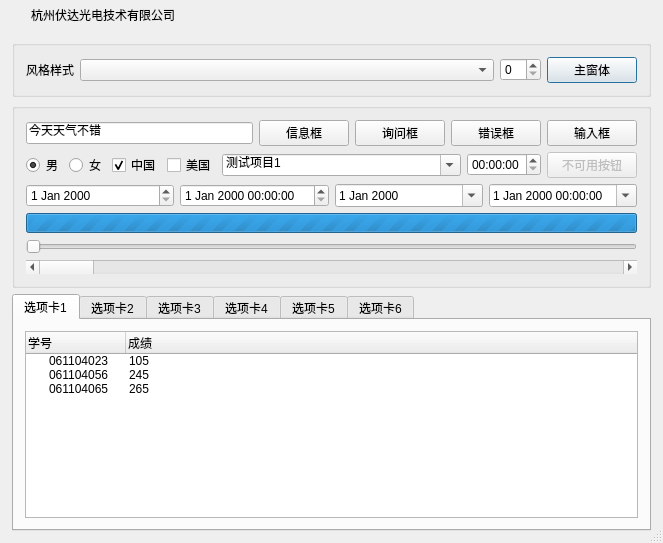
<?xml version="1.0" encoding="UTF-8"?>
<ui version="4.0">
 <class>frmMain</class>
 <widget class="QDialog" name="frmMain">
  <property name="geometry">
   <rect>
    <x>0</x>
    <y>0</y>
    <width>663</width>
    <height>543</height>
   </rect>
  </property>
  <property name="sizeGripEnabled">
   <bool>true</bool>
  </property>
  <layout class="QVBoxLayout" name="verticalLayout">
   <property name="spacing">
    <number>0</number>
   </property>
   <property name="margin">
    <number>1</number>
   </property>
   <item>
    <widget class="QWidget" name="widget_title" native="true">
     <property name="sizePolicy">
      <sizepolicy hsizetype="Preferred" vsizetype="Fixed">
       <horstretch>0</horstretch>
       <verstretch>0</verstretch>
      </sizepolicy>
     </property>
     <property name="minimumSize">
      <size>
       <width>100</width>
       <height>28</height>
      </size>
     </property>
     <layout class="QHBoxLayout" name="horizontalLayout_2">
      <property name="spacing">
       <number>0</number>
      </property>
      <property name="margin">
       <number>0</number>
      </property>
      <item>
       <widget class="QLabel" name="lab_Ico">
        <property name="sizePolicy">
         <sizepolicy hsizetype="Minimum" vsizetype="Preferred">
          <horstretch>0</horstretch>
          <verstretch>0</verstretch>
         </sizepolicy>
        </property>
        <property name="minimumSize">
         <size>
          <width>30</width>
          <height>0</height>
         </size>
        </property>
        <property name="text">
         <string/>
        </property>
        <property name="alignment">
         <set>Qt::AlignCenter</set>
        </property>
       </widget>
      </item>
      <item>
       <widget class="QLabel" name="lab_Title">
        <property name="sizePolicy">
         <sizepolicy hsizetype="Expanding" vsizetype="Preferred">
          <horstretch>0</horstretch>
          <verstretch>0</verstretch>
         </sizepolicy>
        </property>
        <property name="styleSheet">
         <string notr="true"/>
        </property>
        <property name="text">
         <string>杭州伏达光电技术有限公司</string>
        </property>
        <property name="alignment">
         <set>Qt::AlignLeading|Qt::AlignLeft|Qt::AlignVCenter</set>
        </property>
       </widget>
      </item>
      <item>
       <widget class="QWidget" name="widget_menu" native="true">
        <property name="sizePolicy">
         <sizepolicy hsizetype="Minimum" vsizetype="Preferred">
          <horstretch>0</horstretch>
          <verstretch>0</verstretch>
         </sizepolicy>
        </property>
        <layout class="QHBoxLayout" name="horizontalLayout">
         <property name="spacing">
          <number>0</number>
         </property>
         <property name="margin">
          <number>0</number>
         </property>
         <item>
          <widget class="QPushButton" name="btnMenu_Min">
           <property name="sizePolicy">
            <sizepolicy hsizetype="Minimum" vsizetype="Expanding">
             <horstretch>0</horstretch>
             <verstretch>0</verstretch>
            </sizepolicy>
           </property>
           <property name="minimumSize">
            <size>
             <width>40</width>
             <height>0</height>
            </size>
           </property>
           <property name="cursor">
            <cursorShape>ArrowCursor</cursorShape>
           </property>
           <property name="focusPolicy">
            <enum>Qt::NoFocus</enum>
           </property>
           <property name="toolTip">
            <string>最小化</string>
           </property>
           <property name="text">
            <string/>
           </property>
           <property name="flat">
            <bool>true</bool>
           </property>
          </widget>
         </item>
         <item>
          <widget class="QPushButton" name="btnMenu_Max">
           <property name="sizePolicy">
            <sizepolicy hsizetype="Minimum" vsizetype="Expanding">
             <horstretch>0</horstretch>
             <verstretch>0</verstretch>
            </sizepolicy>
           </property>
           <property name="minimumSize">
            <size>
             <width>40</width>
             <height>0</height>
            </size>
           </property>
           <property name="cursor">
            <cursorShape>ArrowCursor</cursorShape>
           </property>
           <property name="focusPolicy">
            <enum>Qt::NoFocus</enum>
           </property>
           <property name="toolTip">
            <string>最大化</string>
           </property>
           <property name="text">
            <string/>
           </property>
           <property name="flat">
            <bool>true</bool>
           </property>
          </widget>
         </item>
         <item>
          <widget class="QPushButton" name="btnMenu_Close">
           <property name="sizePolicy">
            <sizepolicy hsizetype="Minimum" vsizetype="Expanding">
             <horstretch>0</horstretch>
             <verstretch>0</verstretch>
            </sizepolicy>
           </property>
           <property name="minimumSize">
            <size>
             <width>40</width>
             <height>0</height>
            </size>
           </property>
           <property name="cursor">
            <cursorShape>ArrowCursor</cursorShape>
           </property>
           <property name="focusPolicy">
            <enum>Qt::NoFocus</enum>
           </property>
           <property name="toolTip">
            <string>关闭</string>
           </property>
           <property name="text">
            <string/>
           </property>
           <property name="flat">
            <bool>true</bool>
           </property>
          </widget>
         </item>
        </layout>
       </widget>
      </item>
     </layout>
    </widget>
   </item>
   <item>
    <widget class="QWidget" name="widget_main" native="true">
     <property name="styleSheet">
      <string notr="true"/>
     </property>
     <layout class="QVBoxLayout" name="verticalLayout_9">
      <item>
       <widget class="QGroupBox" name="groupBox_3">
        <property name="title">
         <string/>
        </property>
        <layout class="QHBoxLayout" name="horizontalLayout_6">
         <item>
          <widget class="QLabel" name="label">
           <property name="text">
            <string>风格样式</string>
           </property>
          </widget>
         </item>
         <item>
          <widget class="QComboBox" name="cboxStyle">
           <property name="sizePolicy">
            <sizepolicy hsizetype="Expanding" vsizetype="Fixed">
             <horstretch>0</horstretch>
             <verstretch>0</verstretch>
            </sizepolicy>
           </property>
          </widget>
         </item>
         <item>
          <widget class="QSpinBox" name="spinBox"/>
         </item>
         <item>
          <widget class="QPushButton" name="btnChangeStyle">
           <property name="minimumSize">
            <size>
             <width>90</width>
             <height>0</height>
            </size>
           </property>
           <property name="text">
            <string>主窗体</string>
           </property>
          </widget>
         </item>
        </layout>
       </widget>
      </item>
      <item>
       <widget class="QGroupBox" name="groupBox">
        <property name="title">
         <string/>
        </property>
        <layout class="QVBoxLayout" name="verticalLayout_2">
         <item>
          <layout class="QHBoxLayout" name="horizontalLayout_4">
           <item>
            <widget class="QLineEdit" name="lineEdit">
             <property name="text">
              <string>今天天气不错</string>
             </property>
            </widget>
           </item>
           <item>
            <widget class="QPushButton" name="pushButton">
             <property name="minimumSize">
              <size>
               <width>90</width>
               <height>0</height>
              </size>
             </property>
             <property name="cursor">
              <cursorShape>PointingHandCursor</cursorShape>
             </property>
             <property name="text">
              <string>信息框</string>
             </property>
            </widget>
           </item>
           <item>
            <widget class="QPushButton" name="pushButton_2">
             <property name="minimumSize">
              <size>
               <width>90</width>
               <height>0</height>
              </size>
             </property>
             <property name="cursor">
              <cursorShape>PointingHandCursor</cursorShape>
             </property>
             <property name="text">
              <string>询问框</string>
             </property>
            </widget>
           </item>
           <item>
            <widget class="QPushButton" name="pushButton_3">
             <property name="minimumSize">
              <size>
               <width>90</width>
               <height>0</height>
              </size>
             </property>
             <property name="cursor">
              <cursorShape>PointingHandCursor</cursorShape>
             </property>
             <property name="text">
              <string>错误框</string>
             </property>
            </widget>
           </item>
           <item>
            <widget class="QPushButton" name="pushButton_5">
             <property name="minimumSize">
              <size>
               <width>90</width>
               <height>0</height>
              </size>
             </property>
             <property name="cursor">
              <cursorShape>PointingHandCursor</cursorShape>
             </property>
             <property name="text">
              <string>输入框</string>
             </property>
            </widget>
           </item>
          </layout>
         </item>
         <item>
          <layout class="QHBoxLayout" name="horizontalLayout_5">
           <item>
            <widget class="QRadioButton" name="radioButton">
             <property name="text">
              <string>男</string>
             </property>
             <property name="checked">
              <bool>true</bool>
             </property>
            </widget>
           </item>
           <item>
            <widget class="QRadioButton" name="radioButton_2">
             <property name="text">
              <string>女</string>
             </property>
            </widget>
           </item>
           <item>
            <widget class="QCheckBox" name="checkBox">
             <property name="text">
              <string>中国</string>
             </property>
             <property name="checked">
              <bool>true</bool>
             </property>
            </widget>
           </item>
           <item>
            <widget class="QCheckBox" name="checkBox_2">
             <property name="text">
              <string>美国</string>
             </property>
            </widget>
           </item>
           <item>
            <widget class="QComboBox" name="comboBox">
             <property name="sizePolicy">
              <sizepolicy hsizetype="Expanding" vsizetype="Fixed">
               <horstretch>0</horstretch>
               <verstretch>0</verstretch>
              </sizepolicy>
             </property>
             <property name="editable">
              <bool>true</bool>
             </property>
             <item>
              <property name="text">
               <string>测试项目1</string>
              </property>
             </item>
             <item>
              <property name="text">
               <string>测试项目2</string>
              </property>
             </item>
             <item>
              <property name="text">
               <string>测试项目3</string>
              </property>
             </item>
            </widget>
           </item>
           <item>
            <widget class="QTimeEdit" name="timeEdit">
             <property name="calendarPopup">
              <bool>true</bool>
             </property>
            </widget>
           </item>
           <item>
            <widget class="QPushButton" name="pushButton_4">
             <property name="enabled">
              <bool>false</bool>
             </property>
             <property name="sizePolicy">
              <sizepolicy hsizetype="Minimum" vsizetype="Fixed">
               <horstretch>0</horstretch>
               <verstretch>0</verstretch>
              </sizepolicy>
             </property>
             <property name="minimumSize">
              <size>
               <width>90</width>
               <height>0</height>
              </size>
             </property>
             <property name="text">
              <string>不可用按钮</string>
             </property>
            </widget>
           </item>
          </layout>
         </item>
         <item>
          <layout class="QHBoxLayout" name="horizontalLayout_7">
           <item>
            <widget class="QDateEdit" name="dateEdit">
             <property name="calendarPopup">
              <bool>false</bool>
             </property>
            </widget>
           </item>
           <item>
            <widget class="QDateTimeEdit" name="dateTimeEdit_2"/>
           </item>
           <item>
            <widget class="QDateEdit" name="dateEdit_2">
             <property name="calendarPopup">
              <bool>true</bool>
             </property>
            </widget>
           </item>
           <item>
            <widget class="QDateTimeEdit" name="dateTimeEdit">
             <property name="calendarPopup">
              <bool>true</bool>
             </property>
            </widget>
           </item>
          </layout>
         </item>
         <item>
          <widget class="QProgressBar" name="progressBar">
           <property name="sizePolicy">
            <sizepolicy hsizetype="Expanding" vsizetype="Minimum">
             <horstretch>0</horstretch>
             <verstretch>0</verstretch>
            </sizepolicy>
           </property>
           <property name="minimumSize">
            <size>
             <width>0</width>
             <height>20</height>
            </size>
           </property>
           <property name="minimum">
            <number>0</number>
           </property>
           <property name="maximum">
            <number>0</number>
           </property>
           <property name="value">
            <number>-1</number>
           </property>
          </widget>
         </item>
         <item>
          <widget class="QSlider" name="horizontalSlider">
           <property name="orientation">
            <enum>Qt::Horizontal</enum>
           </property>
          </widget>
         </item>
         <item>
          <widget class="QScrollBar" name="horizontalScrollBar">
           <property name="orientation">
            <enum>Qt::Horizontal</enum>
           </property>
          </widget>
         </item>
        </layout>
       </widget>
      </item>
      <item>
       <widget class="QTabWidget" name="tabWidget">
        <property name="currentIndex">
         <number>0</number>
        </property>
        <widget class="QWidget" name="tab">
         <attribute name="title">
          <string>选项卡1</string>
         </attribute>
         <layout class="QVBoxLayout" name="verticalLayout_3">
          <item>
           <widget class="QTreeWidget" name="treeWidget">
            <column>
             <property name="text">
              <string>学号</string>
             </property>
            </column>
            <column>
             <property name="text">
              <string>成绩</string>
             </property>
            </column>
            <item>
             <property name="text">
              <string>061104023</string>
             </property>
             <property name="text">
              <string>105</string>
             </property>
            </item>
            <item>
             <property name="text">
              <string>061104056</string>
             </property>
             <property name="text">
              <string>245</string>
             </property>
            </item>
            <item>
             <property name="text">
              <string>061104065</string>
             </property>
             <property name="text">
              <string>265</string>
             </property>
            </item>
           </widget>
          </item>
         </layout>
        </widget>
        <widget class="QWidget" name="tab_2">
         <attribute name="title">
          <string>选项卡2</string>
         </attribute>
         <layout class="QVBoxLayout" name="verticalLayout_4">
          <item>
           <widget class="QTableWidget" name="tableWidget">
            <property name="selectionBehavior">
             <enum>QAbstractItemView::SelectRows</enum>
            </property>
            <row>
             <property name="text">
              <string>1</string>
             </property>
            </row>
            <row>
             <property name="text">
              <string>2</string>
             </property>
            </row>
            <row>
             <property name="text">
              <string>3</string>
             </property>
            </row>
            <column>
             <property name="text">
              <string>学号</string>
             </property>
            </column>
            <column>
             <property name="text">
              <string>成绩</string>
             </property>
            </column>
            <item row="0" column="0">
             <property name="text">
              <string>061104023</string>
             </property>
            </item>
            <item row="0" column="1">
             <property name="text">
              <string>105</string>
             </property>
            </item>
            <item row="1" column="0">
             <property name="text">
              <string>061104025</string>
             </property>
            </item>
            <item row="1" column="1">
             <property name="text">
              <string>108</string>
             </property>
            </item>
            <item row="2" column="0">
             <property name="text">
              <string>061104056</string>
             </property>
            </item>
            <item row="2" column="1">
             <property name="text">
              <string>235</string>
             </property>
            </item>
           </widget>
          </item>
         </layout>
        </widget>
        <widget class="QWidget" name="tab_3">
         <attribute name="title">
          <string>选项卡3</string>
         </attribute>
         <layout class="QVBoxLayout" name="verticalLayout_5">
          <item>
           <widget class="QToolBox" name="toolBox">
            <property name="currentIndex">
             <number>1</number>
            </property>
            <widget class="QWidget" name="page">
             <property name="geometry">
              <rect>
               <x>0</x>
               <y>0</y>
               <width>98</width>
               <height>28</height>
              </rect>
             </property>
             <attribute name="label">
              <string>学生信息管理</string>
             </attribute>
            </widget>
            <widget class="QWidget" name="page_2">
             <property name="geometry">
              <rect>
               <x>0</x>
               <y>0</y>
               <width>619</width>
               <height>167</height>
              </rect>
             </property>
             <attribute name="label">
              <string>教师信息管理</string>
             </attribute>
            </widget>
           </widget>
          </item>
         </layout>
        </widget>
        <widget class="QWidget" name="tab_4">
         <attribute name="title">
          <string>选项卡4</string>
         </attribute>
         <layout class="QVBoxLayout" name="verticalLayout_6">
          <item>
           <widget class="QTextEdit" name="textEdit">
            <property name="html">
             <string>&lt;!DOCTYPE HTML PUBLIC &quot;-//W3C//DTD HTML 4.0//EN&quot; &quot;http://www.w3.org/TR/REC-html40/strict.dtd&quot;&gt;
&lt;html&gt;&lt;head&gt;&lt;meta name=&quot;qrichtext&quot; content=&quot;1&quot; /&gt;&lt;style type=&quot;text/css&quot;&gt;
p, li { white-space: pre-wrap; }
&lt;/style&gt;&lt;/head&gt;&lt;body style=&quot; font-family:'SimSun'; font-size:9pt; font-weight:400; font-style:normal;&quot;&gt;
&lt;p style=&quot; margin-top:0px; margin-bottom:0px; margin-left:0px; margin-right:0px; -qt-block-indent:0; text-indent:0px;&quot;&gt;&lt;span style=&quot; font-family:'宋体';&quot;&gt;1.假如你想要一件东西，就放它走。它若能回来找你，就永远属于你；它若不回来，那根本就不是你的。&lt;/span&gt;&lt;/p&gt;
&lt;p style=&quot; margin-top:0px; margin-bottom:0px; margin-left:0px; margin-right:0px; -qt-block-indent:0; text-indent:0px;&quot;&gt;&lt;span style=&quot; font-family:'宋体';&quot;&gt;2.一个人会落泪，是因为痛；一个人之所以痛，是因为在乎；一个人之所以在乎，是因为有感觉；一个人之所以有感觉，仅因为你是一个人！所以，你有感觉，在乎，痛过，落泪了，说明你是完整不能再完整的一个人。难过的时候，原谅自己，只不过是一个人而已，没有必要把自己看的这么坚不可摧。&lt;/span&gt;&lt;/p&gt;
&lt;p style=&quot; margin-top:0px; margin-bottom:0px; margin-left:0px; margin-right:0px; -qt-block-indent:0; text-indent:0px;&quot;&gt;&lt;span style=&quot; font-family:'宋体';&quot;&gt;3.如果真的有一天，某个回不来的人消失了，某个离不开的人离开了，也没关系。时间会把最正确的人带到你的身边，在此之前，你所要做的，是好好的照顾自己。&lt;/span&gt;&lt;/p&gt;
&lt;p style=&quot; margin-top:0px; margin-bottom:0px; margin-left:0px; margin-right:0px; -qt-block-indent:0; text-indent:0px;&quot;&gt;&lt;span style=&quot; font-family:'宋体';&quot;&gt;4.你可以沉默不语，不管我的着急；你可以不回信息，不顾我的焦虑；你可以将我的关心，说成让你烦躁的原因；你可以把我的思念，丢在角落不屑一顾。你可以对着其他人微笑，你可以给别人拥抱，你可以对全世界好，却忘了我一直的伤心。------ 你不过是仗着我喜欢你，而那，却是唯一让我变得卑微的原因。&lt;/span&gt;&lt;/p&gt;
&lt;p style=&quot; margin-top:0px; margin-bottom:0px; margin-left:0px; margin-right:0px; -qt-block-indent:0; text-indent:0px;&quot;&gt;&lt;span style=&quot; font-family:'宋体';&quot;&gt;5.生命中有一些人与我们擦肩了，却来不及遇见；遇见了，却来不及相识；相识了，却来不及熟悉；熟悉了，却还是要说再见。------ 对自己好点，因为一辈子不长；对身边的人好点，因为下辈子不一定能遇见。&lt;/span&gt;&lt;/p&gt;
&lt;p style=&quot; margin-top:0px; margin-bottom:0px; margin-left:0px; margin-right:0px; -qt-block-indent:0; text-indent:0px;&quot;&gt;&lt;span style=&quot; font-family:'宋体';&quot;&gt;6.0岁出场，10岁成长，20岁彷徨，30岁定向，40岁打拼，50岁回望，60岁告老，70岁搓麻，80岁晒太阳，90岁躺床上，100岁挂墙上。生的伟大，死的凄凉，能牵手的时候，请别肩并肩，能拥抱的时候，请别手牵手，能相爱的时候，请别说分开。一生就这么短暂而已。&lt;/span&gt;&lt;/p&gt;
&lt;p style=&quot; margin-top:0px; margin-bottom:0px; margin-left:0px; margin-right:0px; -qt-block-indent:0; text-indent:0px;&quot;&gt;&lt;span style=&quot; font-family:'宋体';&quot;&gt;7.时候，希望自己快点长大，长大了，却发现遗失了童年；单身时，开始羡慕恋人的甜蜜，恋爱时，怀念单身时的自由。——— 很多事物，没有得到时总觉得美好，得到之后才开始明白：“我们得到的同时也在失去。”&lt;/span&gt;&lt;/p&gt;
&lt;p style=&quot; margin-top:0px; margin-bottom:0px; margin-left:0px; margin-right:0px; -qt-block-indent:0; text-indent:0px;&quot;&gt;&lt;span style=&quot; font-family:'宋体';&quot;&gt;8.面对， 不一定最难过。 孤独， 不一定不快乐。 得到， 不一定能长久。 失去， 不一定不再拥有。 不要因为寂寞而错爱， 不要因為错爱而寂寞一生。&lt;/span&gt;&lt;/p&gt;&lt;/body&gt;&lt;/html&gt;</string>
            </property>
           </widget>
          </item>
         </layout>
        </widget>
        <widget class="QWidget" name="tab_5">
         <attribute name="title">
          <string>选项卡5</string>
         </attribute>
         <layout class="QVBoxLayout" name="verticalLayout_7">
          <item>
           <widget class="QTextBrowser" name="textBrowser">
            <property name="html">
             <string>&lt;!DOCTYPE HTML PUBLIC &quot;-//W3C//DTD HTML 4.0//EN&quot; &quot;http://www.w3.org/TR/REC-html40/strict.dtd&quot;&gt;
&lt;html&gt;&lt;head&gt;&lt;meta name=&quot;qrichtext&quot; content=&quot;1&quot; /&gt;&lt;style type=&quot;text/css&quot;&gt;
p, li { white-space: pre-wrap; }
&lt;/style&gt;&lt;/head&gt;&lt;body style=&quot; font-family:'SimSun'; font-size:9pt; font-weight:400; font-style:normal;&quot;&gt;
&lt;p style=&quot; margin-top:0px; margin-bottom:0px; margin-left:0px; margin-right:0px; -qt-block-indent:0; text-indent:0px;&quot;&gt;&lt;span style=&quot; font-family:'宋体';&quot;&gt;1.假如你想要一件东西，就放它走。它若能回来找你，就永远属于你；它若不回来，那根本就不是你的。&lt;/span&gt;&lt;/p&gt;
&lt;p style=&quot; margin-top:0px; margin-bottom:0px; margin-left:0px; margin-right:0px; -qt-block-indent:0; text-indent:0px;&quot;&gt;&lt;span style=&quot; font-family:'宋体';&quot;&gt;2.一个人会落泪，是因为痛；一个人之所以痛，是因为在乎；一个人之所以在乎，是因为有感觉；一个人之所以有感觉，仅因为你是一个人！所以，你有感觉，在乎，痛过，落泪了，说明你是完整不能再完整的一个人。难过的时候，原谅自己，只不过是一个人而已，没有必要把自己看的这么坚不可摧。&lt;/span&gt;&lt;/p&gt;
&lt;p style=&quot; margin-top:0px; margin-bottom:0px; margin-left:0px; margin-right:0px; -qt-block-indent:0; text-indent:0px;&quot;&gt;&lt;span style=&quot; font-family:'宋体';&quot;&gt;3.如果真的有一天，某个回不来的人消失了，某个离不开的人离开了，也没关系。时间会把最正确的人带到你的身边，在此之前，你所要做的，是好好的照顾自己。&lt;/span&gt;&lt;/p&gt;
&lt;p style=&quot; margin-top:0px; margin-bottom:0px; margin-left:0px; margin-right:0px; -qt-block-indent:0; text-indent:0px;&quot;&gt;&lt;span style=&quot; font-family:'宋体';&quot;&gt;4.你可以沉默不语，不管我的着急；你可以不回信息，不顾我的焦虑；你可以将我的关心，说成让你烦躁的原因；你可以把我的思念，丢在角落不屑一顾。你可以对着其他人微笑，你可以给别人拥抱，你可以对全世界好，却忘了我一直的伤心。------ 你不过是仗着我喜欢你，而那，却是唯一让我变得卑微的原因。&lt;/span&gt;&lt;/p&gt;
&lt;p style=&quot; margin-top:0px; margin-bottom:0px; margin-left:0px; margin-right:0px; -qt-block-indent:0; text-indent:0px;&quot;&gt;&lt;span style=&quot; font-family:'宋体';&quot;&gt;5.生命中有一些人与我们擦肩了，却来不及遇见；遇见了，却来不及相识；相识了，却来不及熟悉；熟悉了，却还是要说再见。------ 对自己好点，因为一辈子不长；对身边的人好点，因为下辈子不一定能遇见。&lt;/span&gt;&lt;/p&gt;
&lt;p style=&quot; margin-top:0px; margin-bottom:0px; margin-left:0px; margin-right:0px; -qt-block-indent:0; text-indent:0px;&quot;&gt;&lt;span style=&quot; font-family:'宋体';&quot;&gt;6.0岁出场，10岁成长，20岁彷徨，30岁定向，40岁打拼，50岁回望，60岁告老，70岁搓麻，80岁晒太阳，90岁躺床上，100岁挂墙上。生的伟大，死的凄凉，能牵手的时候，请别肩并肩，能拥抱的时候，请别手牵手，能相爱的时候，请别说分开。一生就这么短暂而已。&lt;/span&gt;&lt;/p&gt;
&lt;p style=&quot; margin-top:0px; margin-bottom:0px; margin-left:0px; margin-right:0px; -qt-block-indent:0; text-indent:0px;&quot;&gt;&lt;span style=&quot; font-family:'宋体';&quot;&gt;7.时候，希望自己快点长大，长大了，却发现遗失了童年；单身时，开始羡慕恋人的甜蜜，恋爱时，怀念单身时的自由。——— 很多事物，没有得到时总觉得美好，得到之后才开始明白：“我们得到的同时也在失去。”&lt;/span&gt;&lt;/p&gt;
&lt;p style=&quot; margin-top:0px; margin-bottom:0px; margin-left:0px; margin-right:0px; -qt-block-indent:0; text-indent:0px;&quot;&gt;&lt;span style=&quot; font-family:'宋体';&quot;&gt;8.面对， 不一定最难过。 孤独， 不一定不快乐。 得到， 不一定能长久。 失去， 不一定不再拥有。 不要因为寂寞而错爱， 不要因為错爱而寂寞一生。&lt;/span&gt;&lt;/p&gt;&lt;/body&gt;&lt;/html&gt;</string>
            </property>
           </widget>
          </item>
         </layout>
        </widget>
        <widget class="QWidget" name="tab_6">
         <attribute name="title">
          <string>选项卡6</string>
         </attribute>
         <layout class="QVBoxLayout" name="verticalLayout_8">
          <item>
           <widget class="QFrame" name="frame">
            <property name="frameShape">
             <enum>QFrame::StyledPanel</enum>
            </property>
            <property name="frameShadow">
             <enum>QFrame::Raised</enum>
            </property>
            <layout class="QHBoxLayout" name="horizontalLayout_3">
             <item>
              <widget class="QPlainTextEdit" name="plainTextEdit">
               <property name="plainText">
                <string>1.假如你想要一件东西，就放它走。它若能回来找你，就永远属于你；它若不回来，那根本就不是你的。
2.一个人会落泪，是因为痛；一个人之所以痛，是因为在乎；一个人之所以在乎，是因为有感觉；一个人之所以有感觉，仅因为你是一个人！所以，你有感觉，在乎，痛过，落泪了，说明你是完整不能再完整的一个人。难过的时候，原谅自己，只不过是一个人而已，没有必要把自己看的这么坚不可摧。
3.如果真的有一天，某个回不来的人消失了，某个离不开的人离开了，也没关系。时间会把最正确的人带到你的身边，在此之前，你所要做的，是好好的照顾自己。
4.你可以沉默不语，不管我的着急；你可以不回信息，不顾我的焦虑；你可以将我的关心，说成让你烦躁的原因；你可以把我的思念，丢在角落不屑一顾。你可以对着其他人微笑，你可以给别人拥抱，你可以对全世界好，却忘了我一直的伤心。------ 你不过是仗着我喜欢你，而那，却是唯一让我变得卑微的原因。
5.生命中有一些人与我们擦肩了，却来不及遇见；遇见了，却来不及相识；相识了，却来不及熟悉；熟悉了，却还是要说再见。------ 对自己好点，因为一辈子不长；对身边的人好点，因为下辈子不一定能遇见。
6.0岁出场，10岁成长，20岁彷徨，30岁定向，40岁打拼，50岁回望，60岁告老，70岁搓麻，80岁晒太阳，90岁躺床上，100岁挂墙上。生的伟大，死的凄凉，能牵手的时候，请别肩并肩，能拥抱的时候，请别手牵手，能相爱的时候，请别说分开。一生就这么短暂而已。
7.时候，希望自己快点长大，长大了，却发现遗失了童年；单身时，开始羡慕恋人的甜蜜，恋爱时，怀念单身时的自由。——— 很多事物，没有得到时总觉得美好，得到之后才开始明白：“我们得到的同时也在失去。”
8.面对， 不一定最难过。 孤独， 不一定不快乐。 得到， 不一定能长久。 失去， 不一定不再拥有。 不要因为寂寞而错爱， 不要因為错爱而寂寞一生。</string>
               </property>
              </widget>
             </item>
            </layout>
           </widget>
          </item>
         </layout>
        </widget>
       </widget>
      </item>
     </layout>
    </widget>
   </item>
  </layout>
 </widget>
 <layoutdefault spacing="6" margin="11"/>
 <resources/>
 <connections/>
</ui>
